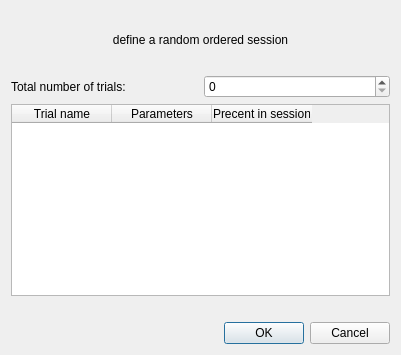
<?xml version="1.0" encoding="UTF-8"?>
<ui version="4.0">
 <class>Random</class>
 <widget class="QDialog" name="Random">
  <property name="geometry">
   <rect>
    <x>0</x>
    <y>0</y>
    <width>401</width>
    <height>355</height>
   </rect>
  </property>
  <property name="windowTitle">
   <string>Dialog</string>
  </property>
  <layout class="QGridLayout" name="gridLayout_3">
   <item row="0" column="0">
    <layout class="QGridLayout" name="main_window_gridLayout" rowstretch="1,0,0,0,0" columnstretch="1,1">
     <item row="2" column="0" colspan="2">
      <widget class="QTableWidget" name="trials_tableWidget">
       <property name="styleSheet">
        <string notr="true">font: 12pt &quot;Gabriola&quot;;</string>
       </property>
       <column>
        <property name="text">
         <string>Trial name</string>
        </property>
       </column>
       <column>
        <property name="text">
         <string>Parameters</string>
        </property>
       </column>
       <column>
        <property name="text">
         <string>Precent in session</string>
        </property>
       </column>
      </widget>
     </item>
     <item row="1" column="1">
      <widget class="QSpinBox" name="total_num_of_trials_spinBox"/>
     </item>
     <item row="0" column="0" colspan="2">
      <widget class="QLabel" name="explenation_label">
       <property name="styleSheet">
        <string notr="true">font: 25pt &quot;Gabriola&quot;;</string>
       </property>
       <property name="text">
        <string>define a random ordered session</string>
       </property>
       <property name="alignment">
        <set>Qt::AlignCenter</set>
       </property>
      </widget>
     </item>
     <item row="1" column="0">
      <widget class="QLabel" name="total_num_of_trials_label">
       <property name="styleSheet">
        <string notr="true">font: 12pt &quot;Gabriola&quot;;</string>
       </property>
       <property name="text">
        <string>Total number of trials:</string>
       </property>
      </widget>
     </item>
     <item row="3" column="0">
      <spacer name="verticalSpacer">
       <property name="orientation">
        <enum>Qt::Vertical</enum>
       </property>
       <property name="sizeHint" stdset="0">
        <size>
         <width>20</width>
         <height>20</height>
        </size>
       </property>
      </spacer>
     </item>
     <item row="4" column="0" colspan="2">
      <widget class="QDialogButtonBox" name="buttonBox">
       <property name="orientation">
        <enum>Qt::Horizontal</enum>
       </property>
       <property name="standardButtons">
        <set>QDialogButtonBox::Cancel|QDialogButtonBox::Ok</set>
       </property>
      </widget>
     </item>
    </layout>
   </item>
  </layout>
 </widget>
 <resources/>
 <connections>
  <connection>
   <sender>buttonBox</sender>
   <signal>accepted()</signal>
   <receiver>Random</receiver>
   <slot>accept()</slot>
   <hints>
    <hint type="sourcelabel">
     <x>248</x>
     <y>254</y>
    </hint>
    <hint type="destinationlabel">
     <x>157</x>
     <y>274</y>
    </hint>
   </hints>
  </connection>
  <connection>
   <sender>buttonBox</sender>
   <signal>rejected()</signal>
   <receiver>Random</receiver>
   <slot>reject()</slot>
   <hints>
    <hint type="sourcelabel">
     <x>316</x>
     <y>260</y>
    </hint>
    <hint type="destinationlabel">
     <x>286</x>
     <y>274</y>
    </hint>
   </hints>
  </connection>
 </connections>
</ui>
